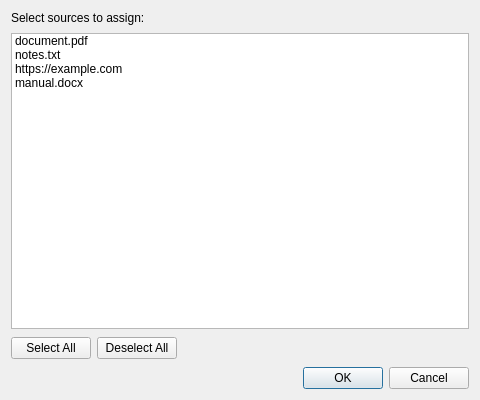
<?xml version="1.0" encoding="UTF-8"?>
<ui version="4.0">
 <class>AssignSourcesDialog</class>
 <widget class="QDialog" name="AssignSourcesDialog">
  <property name="geometry">
   <rect><x>0</x><y>0</y><width>480</width><height>400</height></rect>
  </property>
  <property name="minimumSize">
   <size><width>480</width><height>300</height></size>
  </property>
  <property name="windowTitle"><string>Assign Sources to Collection</string></property>
  <layout class="QVBoxLayout" name="mainLayout">
   <property name="spacing"><number>8</number></property>
   <item>
    <widget class="QLabel" name="titleLabel">
     <property name="text"><string>Select sources to assign:</string></property>
    </widget>
   </item>
   <item>
    <widget class="QListWidget" name="sourceList">
     <property name="selectionMode"><enum>QAbstractItemView::SelectionMode::ExtendedSelection</enum></property>
     <item><property name="text"><string>document.pdf</string></property></item>
     <item><property name="text"><string>notes.txt</string></property></item>
     <item><property name="text"><string>https://example.com</string></property></item>
     <item><property name="text"><string>manual.docx</string></property></item>
    </widget>
   </item>
   <item>
    <layout class="QHBoxLayout" name="buttonLayout">
     <item>
      <widget class="QPushButton" name="selectAllButton">
       <property name="text"><string>Select All</string></property>
      </widget>
     </item>
     <item>
      <widget class="QPushButton" name="deselectAllButton">
       <property name="text"><string>Deselect All</string></property>
      </widget>
     </item>
     <item>
      <spacer name="buttonSpacer">
       <property name="orientation"><enum>Qt::Orientation::Horizontal</enum></property>
       <property name="sizeHint" stdset="0">
        <size><width>40</width><height>20</height></size>
       </property>
      </spacer>
     </item>
    </layout>
   </item>
   <item>
    <widget class="QDialogButtonBox" name="buttonBox">
     <property name="standardButtons">
      <set>QDialogButtonBox::StandardButton::Ok|QDialogButtonBox::StandardButton::Cancel</set>
     </property>
    </widget>
   </item>
  </layout>
 </widget>
 <layoutdefault spacing="6" margin="11"/>
 <resources/>
 <connections>
  <connection>
   <sender>buttonBox</sender>
   <signal>accepted()</signal>
   <receiver>AssignSourcesDialog</receiver>
   <slot>accept()</slot>
  </connection>
  <connection>
   <sender>buttonBox</sender>
   <signal>rejected()</signal>
   <receiver>AssignSourcesDialog</receiver>
   <slot>reject()</slot>
  </connection>
 </connections>
</ui>
